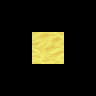

A level layout from a 2D game, rendered from its tile map. Below: a short description, then the map file with tile-grid data replaced by summaries:
An orthogonal 3x3 tile map with 32x32 px tiles, 6 tile layers (regions, input_set, output_sand, output2_sand, ...).

<map version="1.0" orientation="orthogonal" width="3" height="3" tilewidth="32" tileheight="32">
 <tileset firstgid="1" name="sandwater" tilewidth="32" tileheight="32">
  <image source="../../img/sandwater.png" width="96" height="192" />
 </tileset>
 <layer name="regions" width="3" height="3">
  <data>[9 cells, 1 non-empty, 1 distinct tile ids]</data>
 </layer>
 <layer name="input_set" width="3" height="3">
  <data>[9 cells, 1 non-empty, 1 distinct tile ids]</data>
 </layer>
 <layer name="output_sand" width="3" height="3">
  <data>[9 cells, 1 non-empty, 1 distinct tile ids]</data>
 </layer>
 <layer name="output2_sand" width="3" height="3">
  <data>[9 cells, 1 non-empty, 1 distinct tile ids]</data>
 </layer>
 <layer name="output3_sand" width="3" height="3">
  <data>[9 cells, 1 non-empty, 1 distinct tile ids]</data>
 </layer>
 <layer name="output4_sand" width="3" height="3">
  <data>[9 cells, 1 non-empty, 1 distinct tile ids]</data>
 </layer>
</map>
